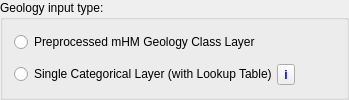
             <widget class="QGroupBox" name="groupBox_geologyInputType">
              <property name="title">
               <string>Geology input type:</string>
              </property>
              <layout class="QVBoxLayout" name="verticalLayout_31">
               <property name="spacing">
                <number>0</number>
               </property>
               <property name="topMargin">
                <number>0</number>
               </property>
               <property name="bottomMargin">
                <number>0</number>
               </property>
               <item>
                <widget class="QRadioButton" name="radioButton_geologyReady">
                 <property name="text">
                  <string>Preprocessed mHM Geology Class Layer</string>
                 </property>
                </widget>
               </item>
               <item>
                <layout class="QHBoxLayout" name="horizontalLayout_geologyLookup">
                 <item>
                  <widget class="QRadioButton" name="radioButton_geologyLookup">
                   <property name="text">
                    <string>Single Categorical Layer (with Lookup Table)</string>
                   </property>
                  </widget>
                 </item>
                 <item>
                  <widget class="QToolButton" name="toolButton_geologyLookupInfo">
                   <property name="font">
                    <font>
                     <bold>true</bold>
                    </font>
                   </property>
                   <property name="toolTip">
                    <string>Lookup table (CSV or TXT), one row per geology class:
- Mapping field: the column whose values match the categories of the input layer.
- Class field: the mHM geology class ID.
- KARSTIC: 1 (or yes) for a karstic class, else 0.
- PARAMETER_VALUE: the parameter set (an integer) the class uses.
- GEO_CLASS (optional): the geology parameter class; the class field when absent.
Columns starting with * are ignored; a [unit] suffix in a column name is allowed.

Example:
CODE,NAME,GEO_CLASS,KARSTIC,PARAMETER_VALUE
101,Sandstone,1,0,1
205,Limestone,2,1,2</string>
                   </property>
                   <property name="accessibleName">
                    <string>Geology lookup table</string>
                   </property>
                   <property name="styleSheet">
                    <string notr="true">QToolButton { color: palette(link); }</string>
                   </property>
                   <property name="text">
                    <string>i</string>
                   </property>
                  </widget>
                 </item>
                 <item>
                  <spacer name="horizontalSpacer_geologyLookup">
                   <property name="orientation">
                    <enum>Qt::Horizontal</enum>
                   </property>
                   <property name="sizeHint" stdset="0">
                    <size>
                     <width>40</width>
                     <height>20</height>
                    </size>
                   </property>
                  </spacer>
                 </item>
                </layout>
               </item>
              </layout>
             </widget>
